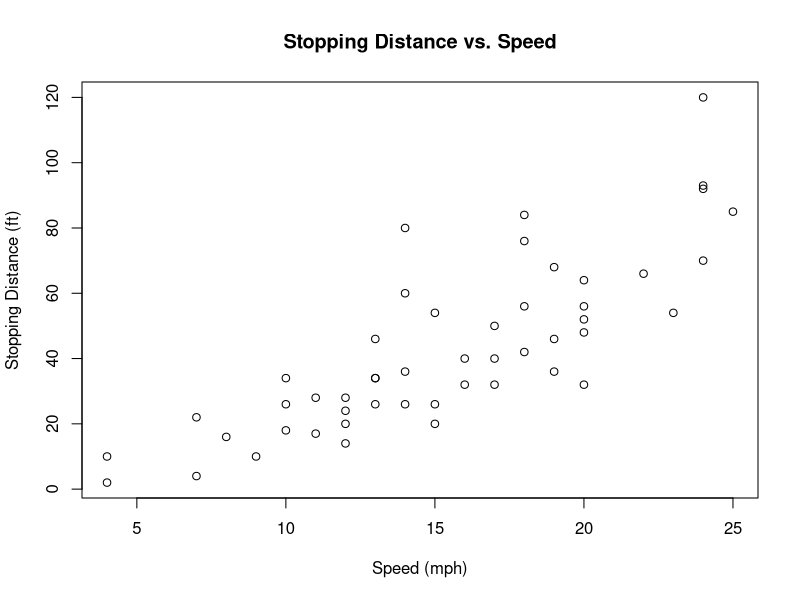
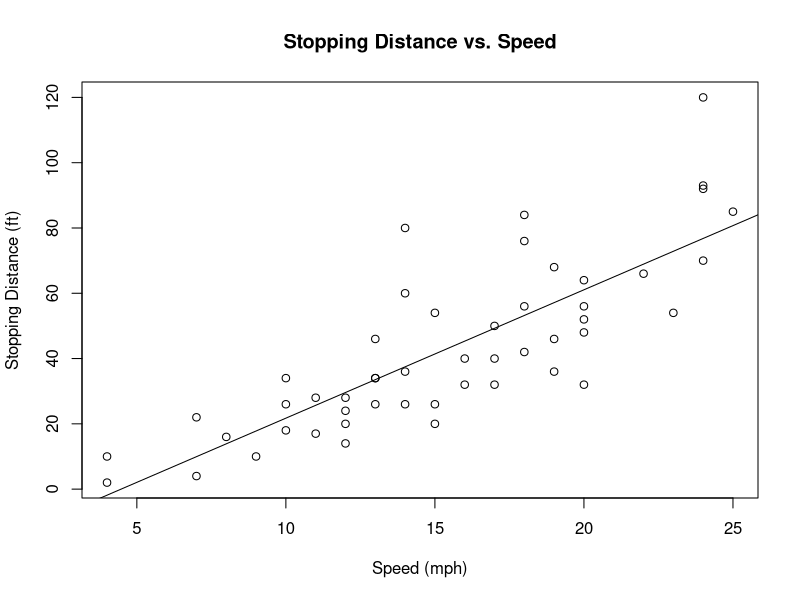
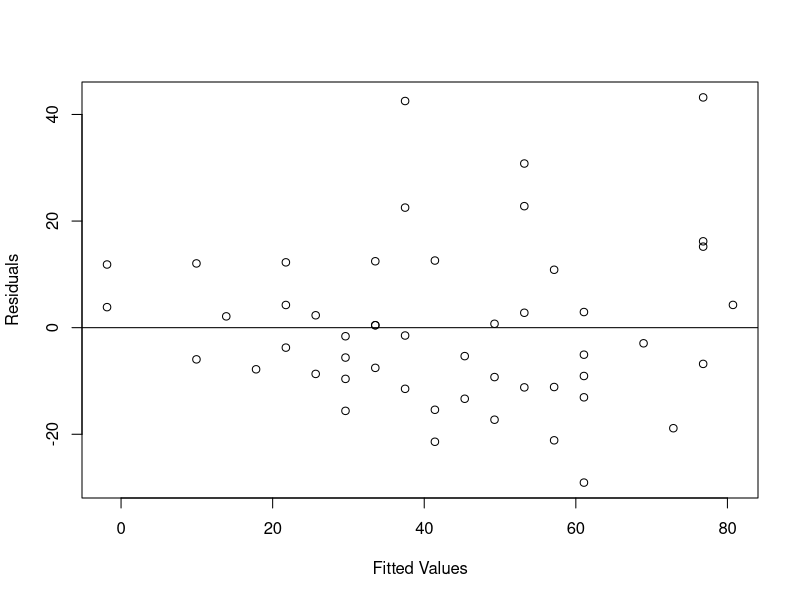
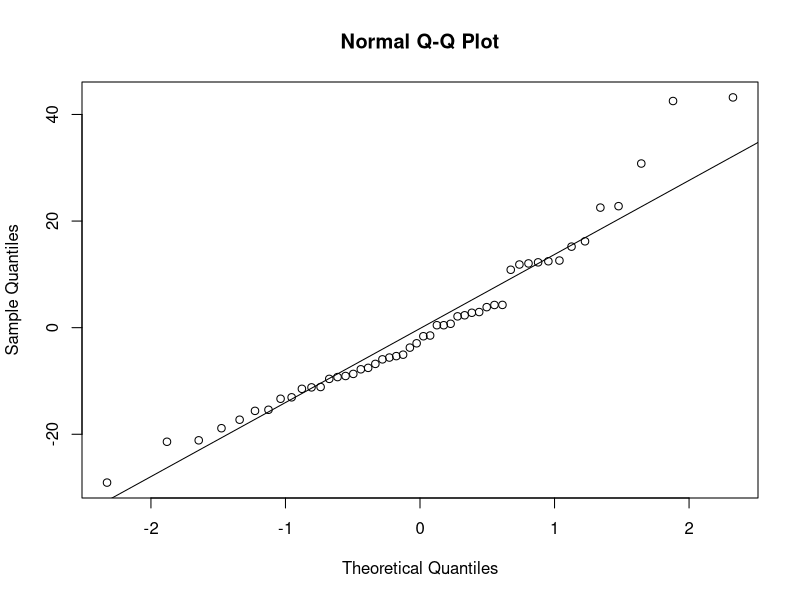
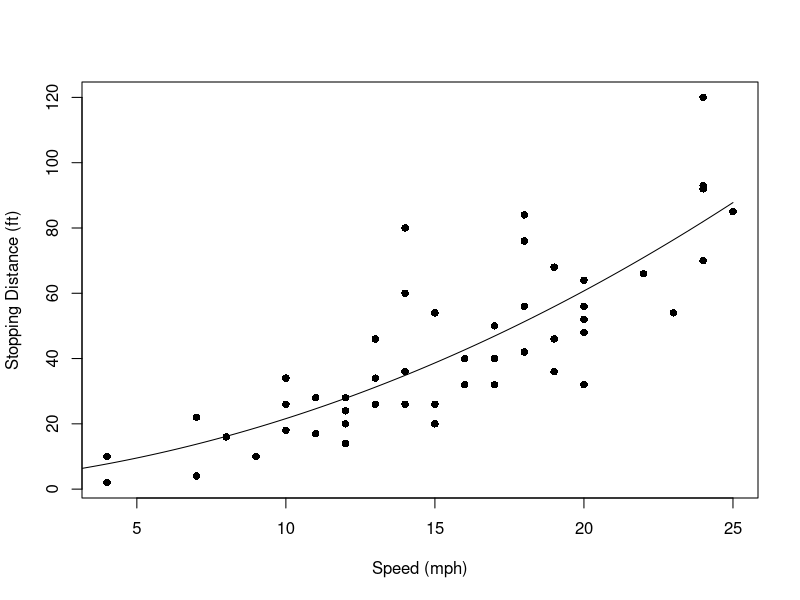
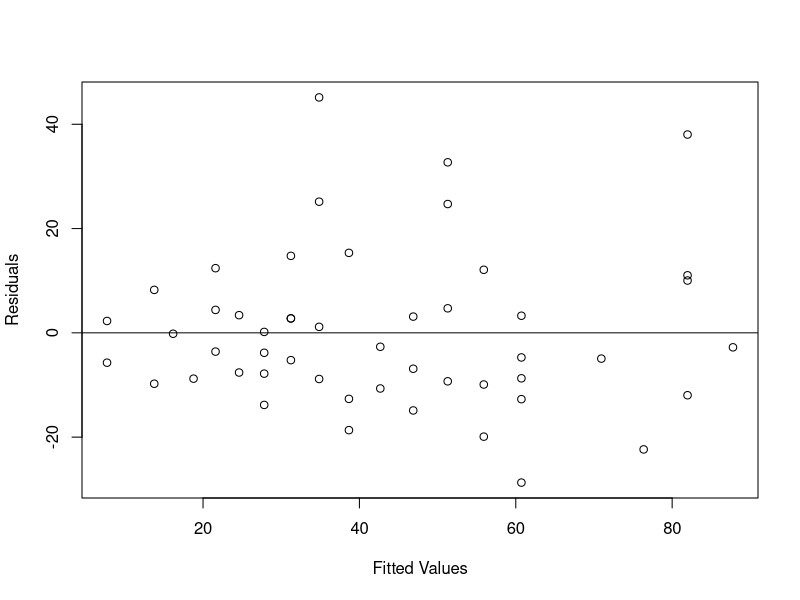
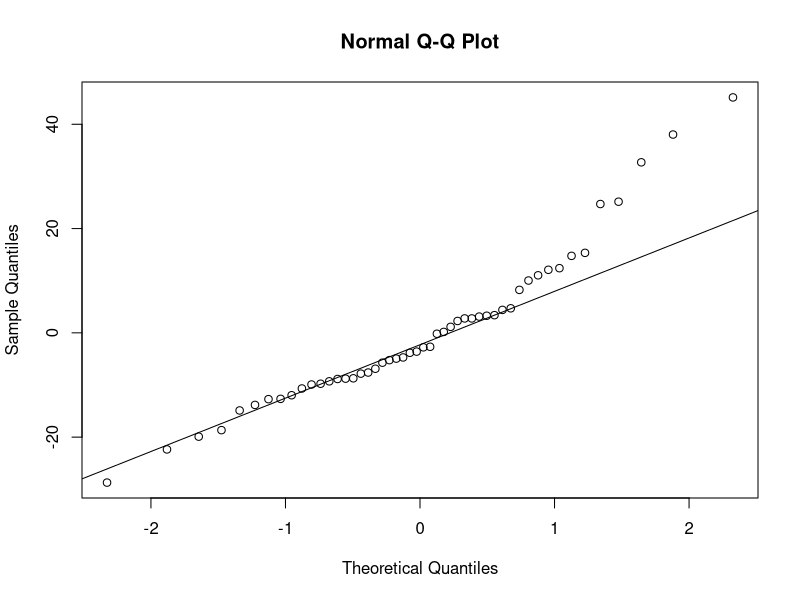

Generate these figures, in order, with R:
## ---- chunk 1
knitr::opts_chunk$set(echo = TRUE, error = TRUE)
## ---- chunk 2
summary(cars)
## ---- chunk 3
plot(cars$speed, cars$dist, xlab='Speed (mph)', ylab='Stopping Distance (ft)', 
     main='Stopping Distance vs. Speed')
## ---- chunk 4
cars_lm <- lm(cars$dist ~ cars$speed)
cars_lm

plot(cars$speed, cars$dist, xlab='Speed (mph)', ylab='Stopping Distance (ft)', 
     main='Stopping Distance vs. Speed')
abline(cars_lm)
## ---- chunk 5
summary(cars_lm)
## ---- chunk 6
plot(cars_lm$fitted.values, cars_lm$residuals, xlab='Fitted Values', ylab='Residuals')
abline(0,0)
## ---- chunk 7
qqnorm(cars_lm$residuals)
qqline(cars_lm$residuals)
## ---- chunk 8
speed <- cars$speed
speed2 <- speed^2
dist <- cars$dist
  
cars_qm <- lm(dist ~ speed + speed2)
summary(cars_qm)

speedvalues <- seq(0, 25, 0.1)
predictedcounts <- predict(cars_qm,list(speed=speedvalues, speed2=speedvalues^2))

plot(speed, dist, pch=16, xlab='Speed (mph)', ylab='Stopping Distance (ft)')
lines(speedvalues, predictedcounts)

plot(cars_qm$fitted.values, cars_qm$residuals, xlab='Fitted Values', ylab='Residuals')
abline(0,0)

qqnorm(cars_qm$residuals)
qqline(cars_qm$residuals)
